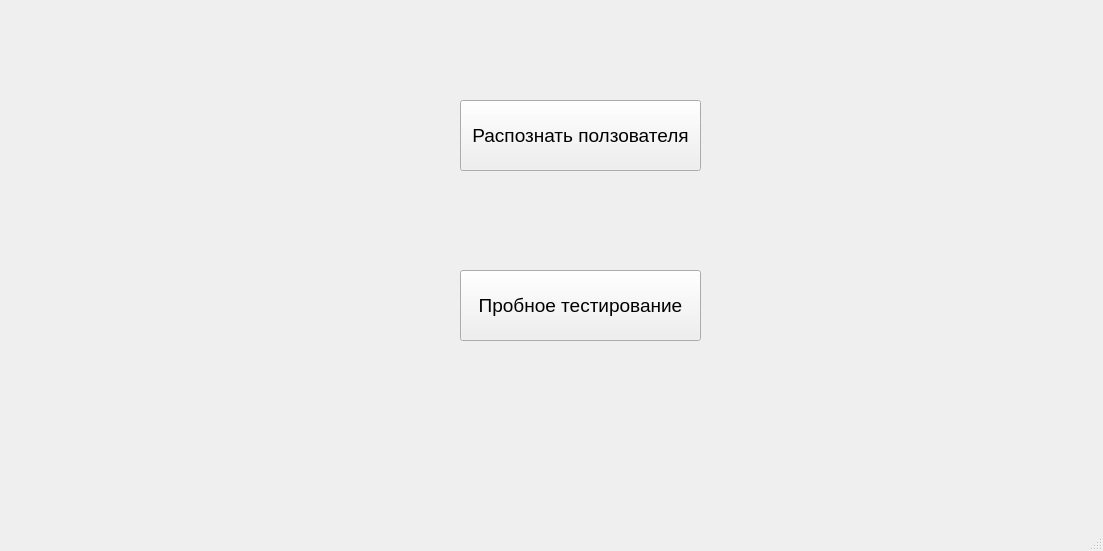
<?xml version="1.0" encoding="UTF-8"?>
<ui version="4.0">
 <class>MainWindow</class>
 <widget class="QMainWindow" name="MainWindow">
  <property name="geometry">
   <rect>
    <x>0</x>
    <y>0</y>
    <width>1103</width>
    <height>551</height>
   </rect>
  </property>
  <property name="windowTitle">
   <string>MainWindow</string>
  </property>
  <widget class="QWidget" name="centralwidget">
   <widget class="QPushButton" name="pushButton">
    <property name="geometry">
     <rect>
      <x>460</x>
      <y>100</y>
      <width>241</width>
      <height>71</height>
     </rect>
    </property>
    <property name="font">
     <font>
      <pointsize>14</pointsize>
     </font>
    </property>
    <property name="text">
     <string>Распознать ползователя</string>
    </property>
   </widget>
   <widget class="QPushButton" name="pushButton_2">
    <property name="geometry">
     <rect>
      <x>460</x>
      <y>270</y>
      <width>241</width>
      <height>71</height>
     </rect>
    </property>
    <property name="font">
     <font>
      <pointsize>14</pointsize>
     </font>
    </property>
    <property name="text">
     <string>Пробное тестирование</string>
    </property>
   </widget>
  </widget>
  <widget class="QMenuBar" name="menubar">
   <property name="geometry">
    <rect>
     <x>0</x>
     <y>0</y>
     <width>1103</width>
     <height>21</height>
    </rect>
   </property>
  </widget>
  <widget class="QStatusBar" name="statusbar"/>
 </widget>
 <resources/>
 <connections/>
</ui>
